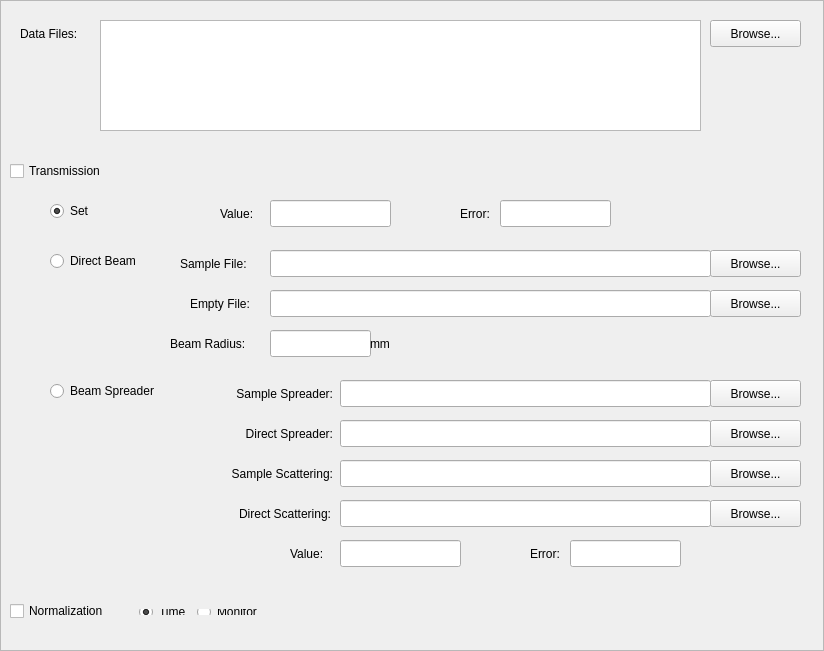
<?xml version="1.0" encoding="UTF-8"?>
<ui version="4.0">
 <class>Frame</class>
 <widget class="QFrame" name="Frame">
  <property name="geometry">
   <rect>
    <x>0</x>
    <y>0</y>
    <width>824</width>
    <height>651</height>
   </rect>
  </property>
  <property name="windowTitle">
   <string>Frame</string>
  </property>
  <property name="frameShape">
   <enum>QFrame::StyledPanel</enum>
  </property>
  <property name="frameShadow">
   <enum>QFrame::Raised</enum>
  </property>
  <widget class="QCheckBox" name="norm_check_box">
   <property name="geometry">
    <rect>
     <x>10</x>
     <y>600</y>
     <width>121</width>
     <height>22</height>
    </rect>
   </property>
   <property name="text">
    <string>Normalization</string>
   </property>
  </widget>
  <widget class="QWidget" name="formLayoutWidget">
   <property name="geometry">
    <rect>
     <x>130</x>
     <y>600</y>
     <width>161</width>
     <height>24</height>
    </rect>
   </property>
   <layout class="QFormLayout" name="norm_base">
    <property name="fieldGrowthPolicy">
     <enum>QFormLayout::AllNonFixedFieldsGrow</enum>
    </property>
    <item row="0" column="1">
     <widget class="QRadioButton" name="norm_monitor_radio">
      <property name="text">
       <string>Monitor</string>
      </property>
     </widget>
    </item>
    <item row="0" column="0">
     <widget class="QRadioButton" name="norm_time_radio">
      <property name="enabled">
       <bool>true</bool>
      </property>
      <property name="text">
       <string>Time</string>
      </property>
      <property name="checked">
       <bool>true</bool>
      </property>
     </widget>
    </item>
   </layout>
  </widget>
  <widget class="QCheckBox" name="norm_check_box_4">
   <property name="geometry">
    <rect>
     <x>10</x>
     <y>160</y>
     <width>121</width>
     <height>22</height>
    </rect>
   </property>
   <property name="text">
    <string>Transmission</string>
   </property>
  </widget>
  <widget class="QRadioButton" name="radioButton">
   <property name="geometry">
    <rect>
     <x>50</x>
     <y>200</y>
     <width>50</width>
     <height>22</height>
    </rect>
   </property>
   <property name="text">
    <string>Set</string>
   </property>
   <property name="checked">
    <bool>true</bool>
   </property>
  </widget>
  <widget class="QLabel" name="label">
   <property name="geometry">
    <rect>
     <x>220</x>
     <y>200</y>
     <width>40</width>
     <height>27</height>
    </rect>
   </property>
   <property name="text">
    <string>Value:</string>
   </property>
  </widget>
  <widget class="QLineEdit" name="lineEdit_3">
   <property name="geometry">
    <rect>
     <x>270</x>
     <y>200</y>
     <width>121</width>
     <height>27</height>
    </rect>
   </property>
  </widget>
  <widget class="QLabel" name="label_2">
   <property name="geometry">
    <rect>
     <x>460</x>
     <y>200</y>
     <width>35</width>
     <height>27</height>
    </rect>
   </property>
   <property name="text">
    <string>Error:</string>
   </property>
  </widget>
  <widget class="QLineEdit" name="lineEdit_4">
   <property name="geometry">
    <rect>
     <x>500</x>
     <y>200</y>
     <width>111</width>
     <height>27</height>
    </rect>
   </property>
  </widget>
  <widget class="QRadioButton" name="radioButton_2">
   <property name="geometry">
    <rect>
     <x>50</x>
     <y>250</y>
     <width>109</width>
     <height>22</height>
    </rect>
   </property>
   <property name="text">
    <string>Direct Beam</string>
   </property>
  </widget>
  <widget class="QLabel" name="label_3">
   <property name="geometry">
    <rect>
     <x>180</x>
     <y>250</y>
     <width>81</width>
     <height>27</height>
    </rect>
   </property>
   <property name="text">
    <string>Sample File:</string>
   </property>
  </widget>
  <widget class="QLineEdit" name="lineEdit_5">
   <property name="geometry">
    <rect>
     <x>270</x>
     <y>250</y>
     <width>441</width>
     <height>27</height>
    </rect>
   </property>
  </widget>
  <widget class="QPushButton" name="pushButton_3">
   <property name="geometry">
    <rect>
     <x>710</x>
     <y>250</y>
     <width>91</width>
     <height>27</height>
    </rect>
   </property>
   <property name="text">
    <string>Browse...</string>
   </property>
  </widget>
  <widget class="QLabel" name="label_4">
   <property name="geometry">
    <rect>
     <x>190</x>
     <y>290</y>
     <width>81</width>
     <height>27</height>
    </rect>
   </property>
   <property name="text">
    <string>Empty File:</string>
   </property>
  </widget>
  <widget class="QLineEdit" name="lineEdit_6">
   <property name="geometry">
    <rect>
     <x>270</x>
     <y>290</y>
     <width>441</width>
     <height>27</height>
    </rect>
   </property>
  </widget>
  <widget class="QPushButton" name="pushButton_9">
   <property name="geometry">
    <rect>
     <x>710</x>
     <y>290</y>
     <width>91</width>
     <height>27</height>
    </rect>
   </property>
   <property name="text">
    <string>Browse...</string>
   </property>
  </widget>
  <widget class="QLabel" name="label_5">
   <property name="geometry">
    <rect>
     <x>170</x>
     <y>330</y>
     <width>90</width>
     <height>27</height>
    </rect>
   </property>
   <property name="text">
    <string>Beam Radius:</string>
   </property>
  </widget>
  <widget class="QLineEdit" name="lineEdit_14">
   <property name="geometry">
    <rect>
     <x>270</x>
     <y>330</y>
     <width>101</width>
     <height>27</height>
    </rect>
   </property>
  </widget>
  <widget class="QLabel" name="label_6">
   <property name="geometry">
    <rect>
     <x>370</x>
     <y>330</y>
     <width>26</width>
     <height>27</height>
    </rect>
   </property>
   <property name="text">
    <string>mm</string>
   </property>
  </widget>
  <widget class="QRadioButton" name="radioButton_3">
   <property name="geometry">
    <rect>
     <x>50</x>
     <y>380</y>
     <width>130</width>
     <height>22</height>
    </rect>
   </property>
   <property name="text">
    <string>Beam Spreader</string>
   </property>
  </widget>
  <widget class="QLabel" name="label_7">
   <property name="geometry">
    <rect>
     <x>202</x>
     <y>380</y>
     <width>131</width>
     <height>27</height>
    </rect>
   </property>
   <property name="text">
    <string>Sample Spreader:</string>
   </property>
   <property name="alignment">
    <set>Qt::AlignRight|Qt::AlignTrailing|Qt::AlignVCenter</set>
   </property>
  </widget>
  <widget class="QLineEdit" name="lineEdit_8">
   <property name="geometry">
    <rect>
     <x>340</x>
     <y>380</y>
     <width>371</width>
     <height>27</height>
    </rect>
   </property>
  </widget>
  <widget class="QPushButton" name="pushButton_10">
   <property name="geometry">
    <rect>
     <x>710</x>
     <y>380</y>
     <width>91</width>
     <height>27</height>
    </rect>
   </property>
   <property name="text">
    <string>Browse...</string>
   </property>
  </widget>
  <widget class="QLabel" name="label_14">
   <property name="geometry">
    <rect>
     <x>220</x>
     <y>420</y>
     <width>113</width>
     <height>27</height>
    </rect>
   </property>
   <property name="text">
    <string>Direct Spreader:</string>
   </property>
   <property name="alignment">
    <set>Qt::AlignRight|Qt::AlignTrailing|Qt::AlignVCenter</set>
   </property>
  </widget>
  <widget class="QLineEdit" name="lineEdit_15">
   <property name="geometry">
    <rect>
     <x>340</x>
     <y>420</y>
     <width>371</width>
     <height>27</height>
    </rect>
   </property>
  </widget>
  <widget class="QPushButton" name="pushButton_11">
   <property name="geometry">
    <rect>
     <x>710</x>
     <y>420</y>
     <width>91</width>
     <height>27</height>
    </rect>
   </property>
   <property name="text">
    <string>Browse...</string>
   </property>
  </widget>
  <widget class="QLabel" name="label_15">
   <property name="geometry">
    <rect>
     <x>202</x>
     <y>460</y>
     <width>131</width>
     <height>27</height>
    </rect>
   </property>
   <property name="text">
    <string>Sample Scattering:</string>
   </property>
   <property name="alignment">
    <set>Qt::AlignRight|Qt::AlignTrailing|Qt::AlignVCenter</set>
   </property>
  </widget>
  <widget class="QLineEdit" name="lineEdit_16">
   <property name="geometry">
    <rect>
     <x>340</x>
     <y>460</y>
     <width>371</width>
     <height>27</height>
    </rect>
   </property>
  </widget>
  <widget class="QPushButton" name="pushButton_12">
   <property name="geometry">
    <rect>
     <x>710</x>
     <y>460</y>
     <width>91</width>
     <height>27</height>
    </rect>
   </property>
   <property name="text">
    <string>Browse...</string>
   </property>
  </widget>
  <widget class="QLabel" name="label_16">
   <property name="geometry">
    <rect>
     <x>200</x>
     <y>500</y>
     <width>131</width>
     <height>27</height>
    </rect>
   </property>
   <property name="text">
    <string>Direct Scattering:</string>
   </property>
   <property name="alignment">
    <set>Qt::AlignRight|Qt::AlignTrailing|Qt::AlignVCenter</set>
   </property>
  </widget>
  <widget class="QLineEdit" name="lineEdit_17">
   <property name="geometry">
    <rect>
     <x>340</x>
     <y>500</y>
     <width>371</width>
     <height>27</height>
    </rect>
   </property>
  </widget>
  <widget class="QPushButton" name="pushButton_13">
   <property name="geometry">
    <rect>
     <x>710</x>
     <y>500</y>
     <width>91</width>
     <height>27</height>
    </rect>
   </property>
   <property name="text">
    <string>Browse...</string>
   </property>
  </widget>
  <widget class="QLineEdit" name="lineEdit_18">
   <property name="geometry">
    <rect>
     <x>340</x>
     <y>540</y>
     <width>121</width>
     <height>27</height>
    </rect>
   </property>
  </widget>
  <widget class="QLabel" name="label_17">
   <property name="geometry">
    <rect>
     <x>290</x>
     <y>540</y>
     <width>40</width>
     <height>27</height>
    </rect>
   </property>
   <property name="text">
    <string>Value:</string>
   </property>
  </widget>
  <widget class="QLabel" name="label_18">
   <property name="geometry">
    <rect>
     <x>530</x>
     <y>540</y>
     <width>35</width>
     <height>27</height>
    </rect>
   </property>
   <property name="text">
    <string>Error:</string>
   </property>
  </widget>
  <widget class="QLineEdit" name="lineEdit_19">
   <property name="geometry">
    <rect>
     <x>570</x>
     <y>540</y>
     <width>111</width>
     <height>27</height>
    </rect>
   </property>
  </widget>
  <widget class="QLabel" name="label_8">
   <property name="geometry">
    <rect>
     <x>20</x>
     <y>20</y>
     <width>81</width>
     <height>27</height>
    </rect>
   </property>
   <property name="text">
    <string>Data Files:</string>
   </property>
  </widget>
  <widget class="QListView" name="listView">
   <property name="geometry">
    <rect>
     <x>100</x>
     <y>20</y>
     <width>601</width>
     <height>111</height>
    </rect>
   </property>
  </widget>
  <widget class="QPushButton" name="pushButton_4">
   <property name="geometry">
    <rect>
     <x>710</x>
     <y>20</y>
     <width>91</width>
     <height>27</height>
    </rect>
   </property>
   <property name="text">
    <string>Browse...</string>
   </property>
  </widget>
 </widget>
 <layoutdefault spacing="6" margin="9"/>
 <resources/>
 <connections/>
 <designerdata>
  <property name="gridDeltaX">
   <number>10</number>
  </property>
  <property name="gridDeltaY">
   <number>10</number>
  </property>
  <property name="gridSnapX">
   <bool>true</bool>
  </property>
  <property name="gridSnapY">
   <bool>true</bool>
  </property>
  <property name="gridVisible">
   <bool>true</bool>
  </property>
 </designerdata>
 <slots>
  <slot>use_beam_finder_changed()</slot>
  <slot>fit_scattering_data()</slot>
  <slot>fit_direct_beam()</slot>
 </slots>
</ui>
